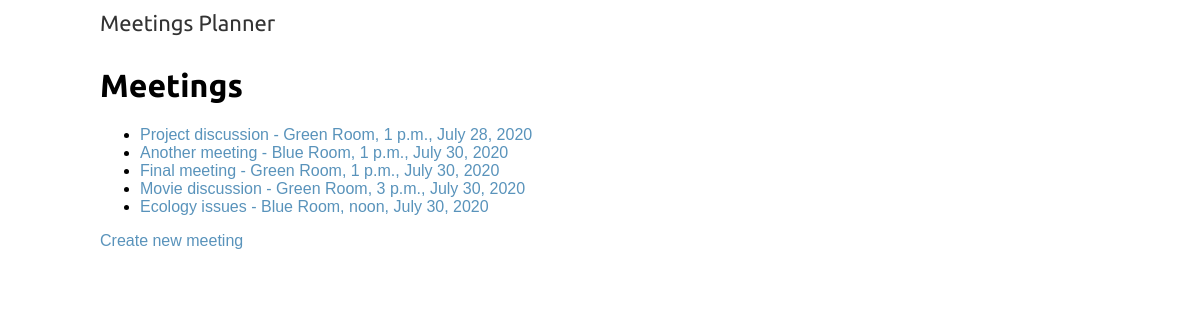
Screenshot of /meetings/ with the database file from the repository.
### meetings/models.py (models this page shows, shortened)
class Meeting(models.Model):
    title = models.CharField(max_length=255)
    date = models.DateField(auto_now=False)
    start_time = models.TimeField(auto_now=False)
    duration = models.IntegerField(default=10)
    room = models.ForeignKey('Room', on_delete=models.CASCADE)

class Room(models.Model):
    name = models.CharField(max_length=2000)
    floor = models.IntegerField(default=1)
    room_number = models.CharField(max_length=50)
    available = models.BooleanField(default=True)
    def __str__(self):
        return self.name

### meetings/views.py (the view)
# urls.py: path('', views.meetings_list, name='meetings_list'),
def meetings_list(request):
    meetings = Meeting.objects.all()
    return render(request, 'meetings_list.html', {'meetings': meetings})

### meetings/templates/meetings_list.html
{% extends "base.html" %}
{% load static %}
{% block content %}
    <h1> Meetings </h1>
    <ul>
        {% for m in meetings %}
        <li>
            <a href="{% url 'meetings_detail' id=m.id %}">{{m.title}} - {{m.room}}, {{m.start_time}},
                {{m.date}}</a>
        </li>
        {% endfor %}
    </ul>
    <p><a href="{% url 'create_meeting' %}">Create new meeting</a></p>
{% endblock %}

### meetings/templates/base.html (shortened to what this page needs)
{% load static %}
<!doctype html>
<html lang="en">
<head>
   <link href="{% static "css/base.css" %}" rel="stylesheet">
</head>
<body>
    <div id="header">
      <a href="/" class="logo">Meetings Planner</a>
    </div>
  <div id="content">
    {% block content %}
    {% endblock %}
  </div>
</body>
</html>

### static/css/base.css (style rules this page uses)
body { margin:0; padding:0; font-family:helvetica, sans-serif; }
h1, h2, h3, h4, h5 , h6 { font-family: 'Ubuntu', serif; font-weight:bold; }
a { text-decoration:none; color:#5993bb; }
#header { padding:10px 100px; font-size:18px; overflow:auto; }
#header .logo { font-family: 'Ubuntu', sans-serif; float:left; color:#333; font-size:22px; margin-right:10%; }
#content { padding:0 100px; overflow:hidden; }

### rows the page displays
Meeting: title "Project discussion", room "Green Room", start_time "1 p.m.", date "July 28, 2020"
Meeting: title "Another meeting", room "Blue Room", start_time "1 p.m.", date "July 30, 2020"
Meeting: title "Final meeting", room "Green Room", start_time "1 p.m.", date "July 30, 2020"
Meeting: title "Movie discussion", room "Green Room", start_time "3 p.m.", date "July 30, 2020"
Meeting: title "Ecology issues", room "Blue Room", start_time "noon", date "July 30, 2020"
